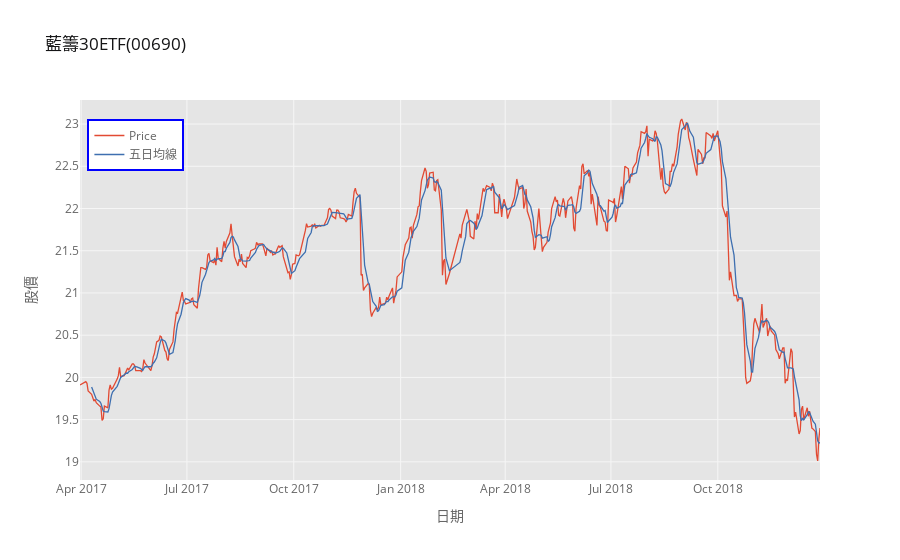

Notebook code for this chart:
### Code cell
fig = temp_df.loc['2017':'2018',['Price','五日均線']].iplot(asFigure=True,title='藍籌30ETF(00690)',
                                                  xTitle='日期',yTitle='股價',theme='ggplot')
fig.update_layout(hovermode='x unified',
                  legend=dict(x=0.01, y=0.95, bgcolor='white', bordercolor='blue', borderwidth=2))

### Figure 1 — Plotly figure (JSON) as saved in the notebook; plotly's stock layout.template omitted (floating-point values rounded to 4 significant figures; data arrays with more than 128 entries replaced by an {"elided": "..."} marker saying what was removed)
{"data": [{"line": {"color": "rgba(226, 74, 51, 1.0)", "dash": "solid", "shape": "linear", "width": 1.3}, "mode": "lines", "name": "Price", "text": "", "type": "scatter", "x": {"elided": "437 str values"}, "y": {"elided": "437 float values"}}, {"line": {"color": "rgba(62, 111, 176, 1.0)", "dash": "solid", "shape": "linear", "width": 1.3}, "mode": "lines", "name": "五日均線", "text": "", "type": "scatter", "x": {"elided": "437 str values"}, "y": {"elided": "437 mixed values"}}], "layout": {"hovermode": "x unified", "legend": {"bgcolor": "white", "bordercolor": "blue", "borderwidth": 2, "font": {"color": "#666666"}, "x": 0.01, "y": 0.95}, "paper_bgcolor": "#FFFFFF", "plot_bgcolor": "#E5E5E5", "title": {"font": {"color": "#151516"}, "text": "藍籌30ETF(00690)"}, "xaxis": {"gridcolor": "#F6F6F6", "showgrid": true, "tickfont": {"color": "#666666"}, "title": {"font": {"color": "#666666"}, "text": "日期"}, "zerolinecolor": "#F6F6F6"}, "yaxis": {"gridcolor": "#F6F6F6", "showgrid": true, "tickfont": {"color": "#666666"}, "title": {"font": {"color": "#666666"}, "text": "股價"}, "zerolinecolor": "#F6F6F6"}}}
